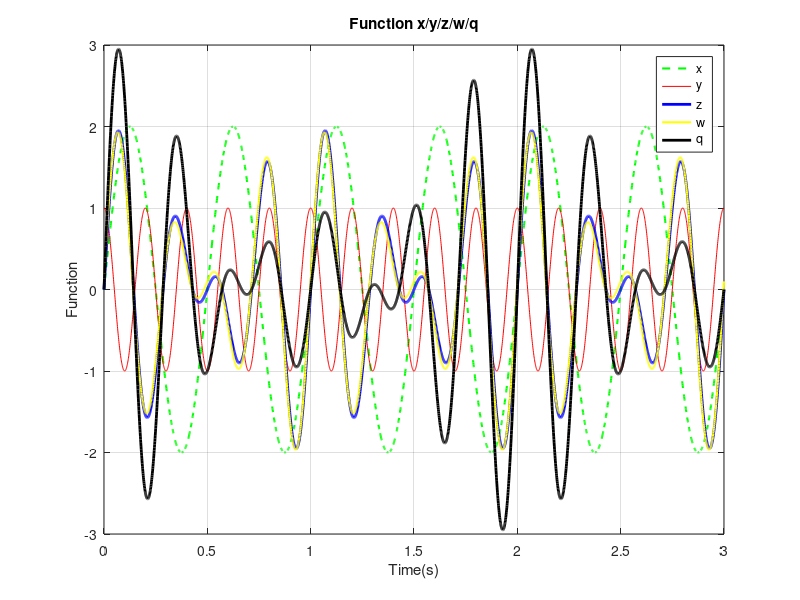

Recreate this plot in MATLAB. (Note: this script raises an error after producing the figure.)
Ta = 0.001;
t = [0 : Ta : 3];

% criar todas as funcoes
x = 2*sin(4*pi*t);
y = sin(10*pi*t + pi/2);
z = sin(6*pi*t) + sin(8*pi*t);
w = sin(6*pi*t) + sin(8*pi*t + 0.1);
q = sin(6*pi*t) + sin(7*pi*t) + sin(8*pi*t);

% mostrar todas funcoes
plot(t,x,'--g'  ,'LineWidth',1.5);
hold on
plot(t,y,'-r');
plot(t,z,'-b','LineWidth',2);
plot(t,w,'-y','LineWidth',1.5);
plot(t,q,'-k','LineWidth',2);

% labeling the functions
xlabel("Time(s)");
ylabel("Function");
title("Function x/y/z/w/q");
legend('x','y','z','w','q');
grid;

a = 2 + cos(2*pi*t- pi/3) + sin(4*pi*t+pi/2);

disp("Potência de x: " + Power(x,t));
disp("Potência de y: " + Power(y,t));
disp("Potência de z: " + Power(z,t));
disp("Potência de w: " + Power(w,t));
disp("Potência de q: " + Power(q,t));
disp(Power(a,t));

function p = Power(x,t)
    p = sum(x.^2)/length(t);
end

